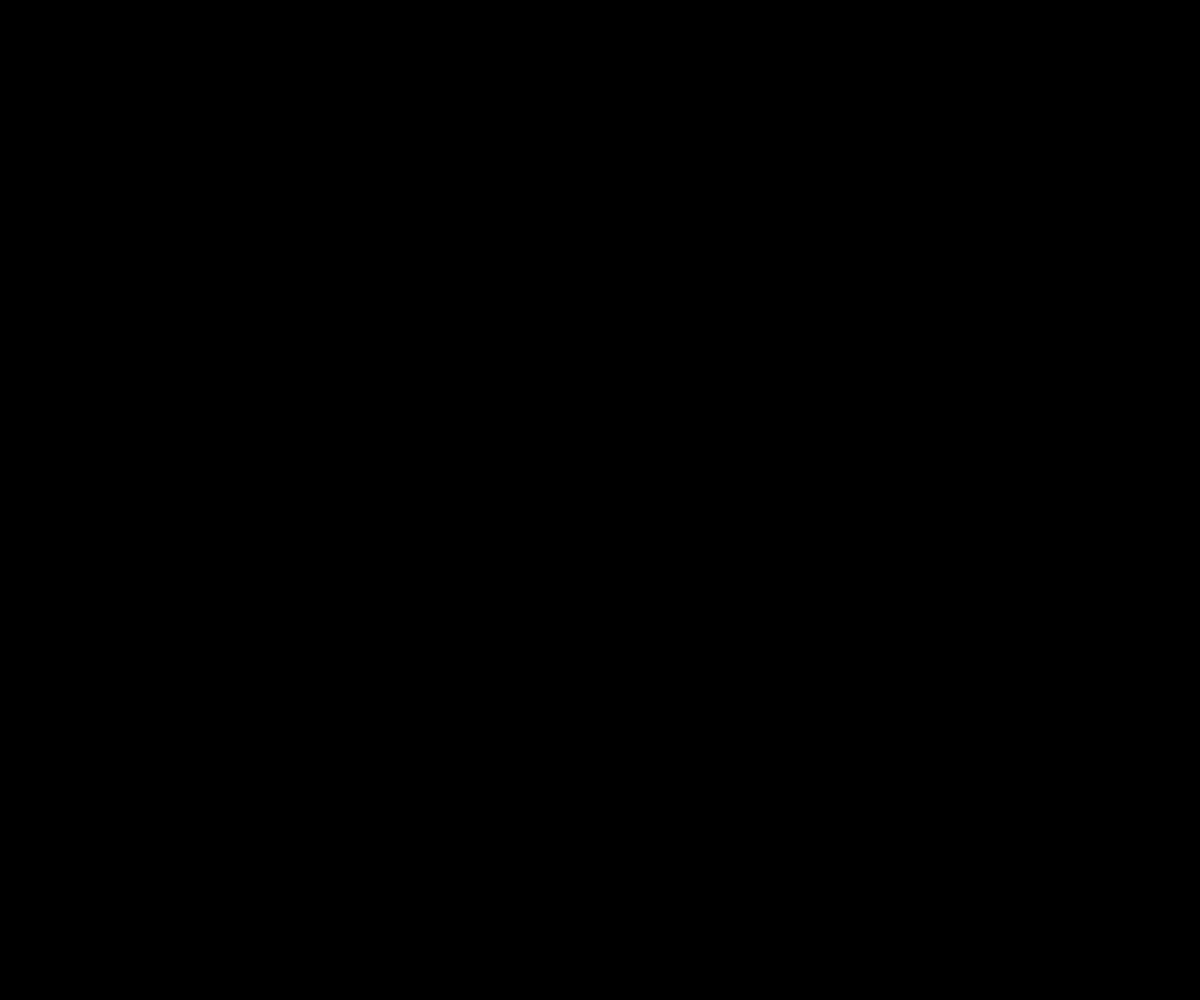
Frame 1 (no input)
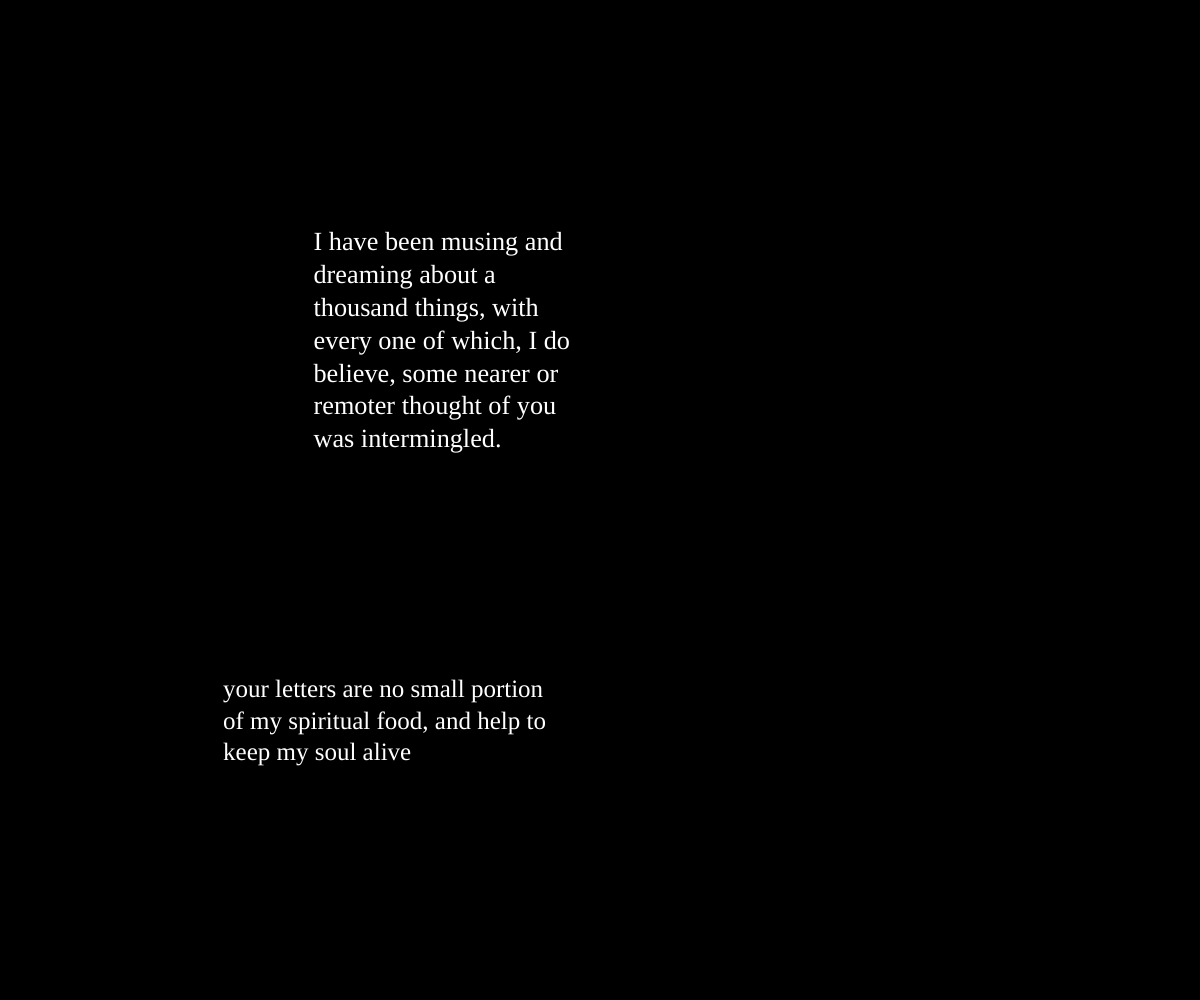
Frame 60 (no input)
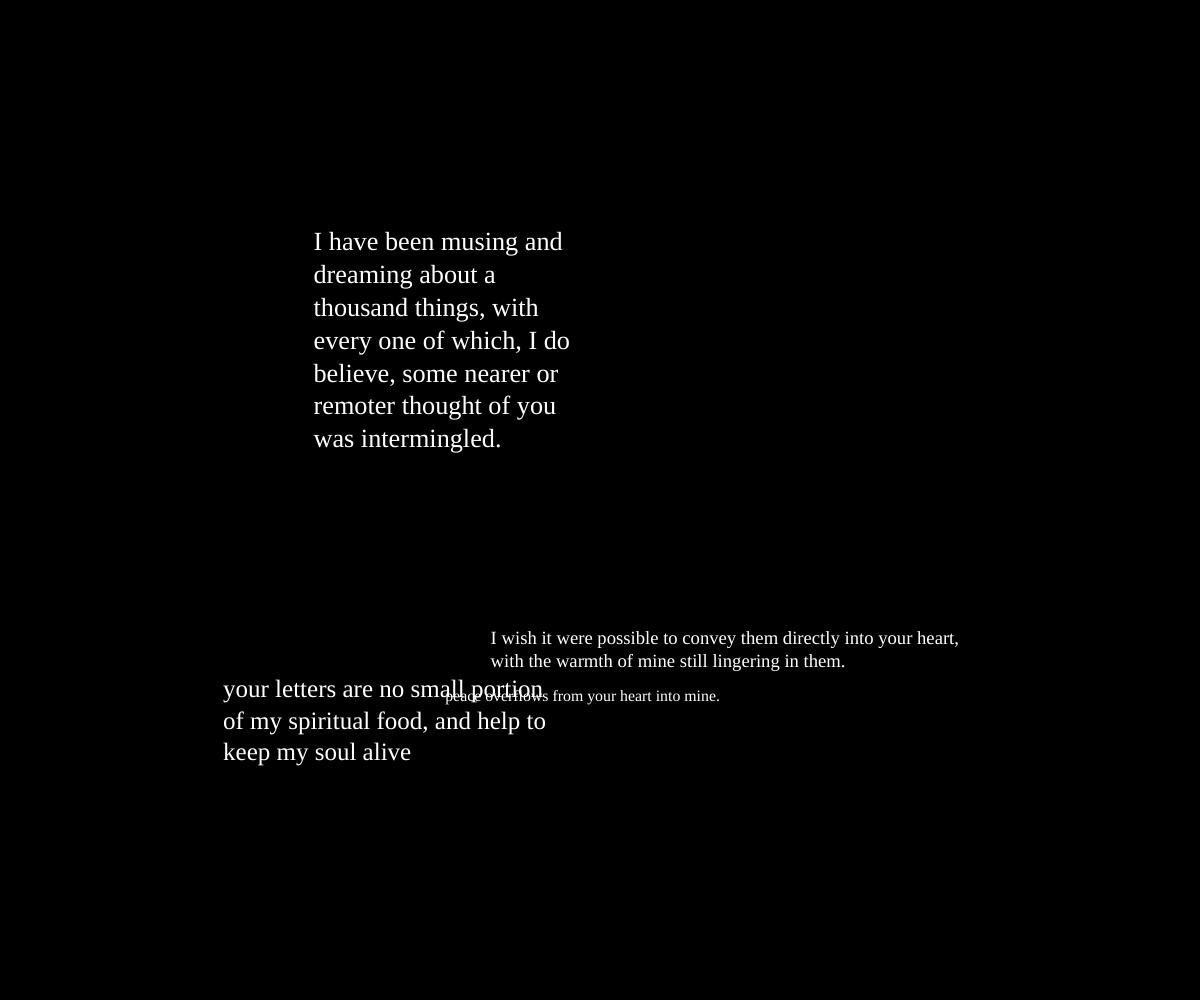
Frame 120 (the mouse pressed at the canvas centre since frame 60)

The p5.js sketch that drew these frames (run headless with seeded random() and noise() and a simulated clock; from frame 60 on, the mouse is pressed at the canvas centre):

// p5.js sketch
// ── sketch.js
let excerpts = [
  "your letters are no small portion of my spiritual food, and help to keep my soul alive",
  "I have been musing and dreaming about a thousand things, with every one of which, I do believe, some nearer or remoter thought of you was intermingled.",
  "I wish it were possible to convey them directly into your heart, with the warmth of mine still lingering in them.",
  "peace overflows from your heart into mine.",
  "my heart longed to drink your thoughts and feelings, as a parched throat for cold water.",
  "our hearts here draw towards one another so unusually—that we have not cultivated our friendship, but let it grow,—that we have thrown ourselves upon one another with such perfect trust",
  "I yearn for you, and my heart heaves when I think of you",
  "My heart yearns to communicate to you",
  "We are married!",
  "I am a machine, and am surrounded by hundreds of similar machines",
  "How much of life we waste!",
  "Every letter of yours is as fresh and new as if you had never written a preceding one"
];

let visibleExcerpts = [];
let excerptIndex = 0;

let heartbeat = [180, 850];
let beatPhase = 0;
let nextBeatTime = 0;

let lastClickTime = 0;
let lastClickedItem = null;
let doubleClickDelay = 350;

function setup() {
  createCanvas(windowWidth, windowHeight);

  background(0);
  textFont("Georgia");
  textAlign(LEFT, TOP);

  nextBeatTime = millis() + 500;
}

function draw() {
  background(0);

  // Novos excertos aparecem ao ritmo do coração
  if (millis() >= nextBeatTime) {
    heartbeatBeat();

    nextBeatTime = millis() + heartbeat[beatPhase];

    beatPhase++;

    if (beatPhase >= heartbeat.length) {
      beatPhase = 0;
    }
  }

  // Atualizar e desenhar os excertos
  for (let item of visibleExcerpts) {

    if (item.erased) continue;

    let hovering =
      mouseX >= item.x &&
      mouseX <= item.x + item.width &&
      mouseY >= item.y &&
      mouseY <= item.y + item.height;

    // O cursor apaga progressivamente o texto
    if (hovering && !item.fixed) {
      item.opacity -= 12;
    }

    if (item.opacity <= 0) {
      item.erased = true;
      continue;
    }

    fill(255, item.opacity);
    noStroke();
    textSize(item.size);

    text(item.content, item.x, item.y, item.width);
  }
}

function heartbeatBeat() {
  let content = excerpts[excerptIndex];

  let size = random(15, 29);
  let x = random(15, max(16, width - 180));
  let y = random(15, max(16, height - 100));
  let boxWidth = random(width * 0.18, width * 0.48);

  textSize(size);

  let words = content.split(" ");
  let line = "";
  let lines = 1;

  for (let word of words) {
    let testLine = line + word + " ";

    if (textWidth(testLine) > boxWidth && line !== "") {
      lines++;
      line = word + " ";
    } else {
      line = testLine;
    }
  }

  let heightText = lines * (textAscent() + textDescent()) * 1.25;

  visibleExcerpts.push({
    content: content,
    x: x,
    y: y,
    size: size,
    width: boxWidth,
    height: heightText,
    opacity: 255,
    erased: false,
    fixed: false
  });

  excerptIndex++;

  if (excerptIndex >= excerpts.length) {
    excerptIndex = 0;
  }
}

// Dois cliques fixam o excerto
function doubleClicked(item) {
  item.fixed = true;
}

// Detetar dois cliques no mesmo excerto
function mousePressed() {
  let now = millis();
  let clickedItem = null;

  for (let i = visibleExcerpts.length - 1; i >= 0; i--) {
    let item = visibleExcerpts[i];

    if (item.erased) continue;

    let hovering =
      mouseX >= item.x &&
      mouseX <= item.x + item.width &&
      mouseY >= item.y &&
      mouseY <= item.y + item.height;

    if (hovering) {
      clickedItem = item;
      break;
    }
  }

  if (clickedItem) {
    if (
      clickedItem === lastClickedItem &&
      now - lastClickTime < doubleClickDelay
    ) {
      doubleClicked(clickedItem);
      lastClickedItem = null;
      lastClickTime = 0;
    } else {
      lastClickedItem = clickedItem;
      lastClickTime = now;
    }
  }
}

function windowResized() {
  resizeCanvas(windowWidth, windowHeight);
}
